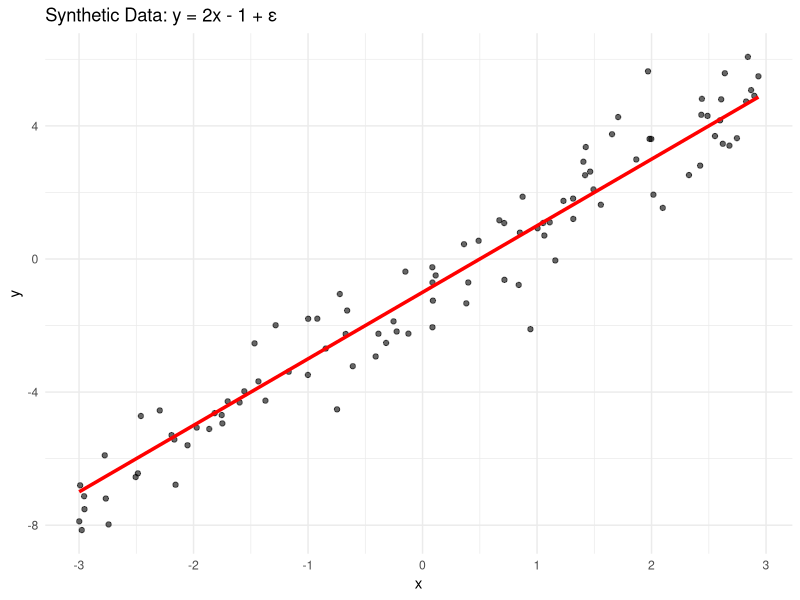
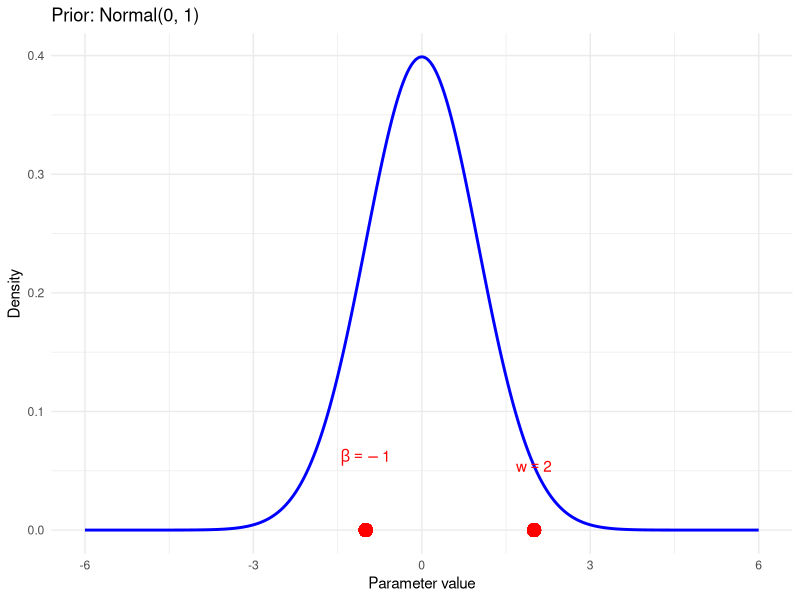
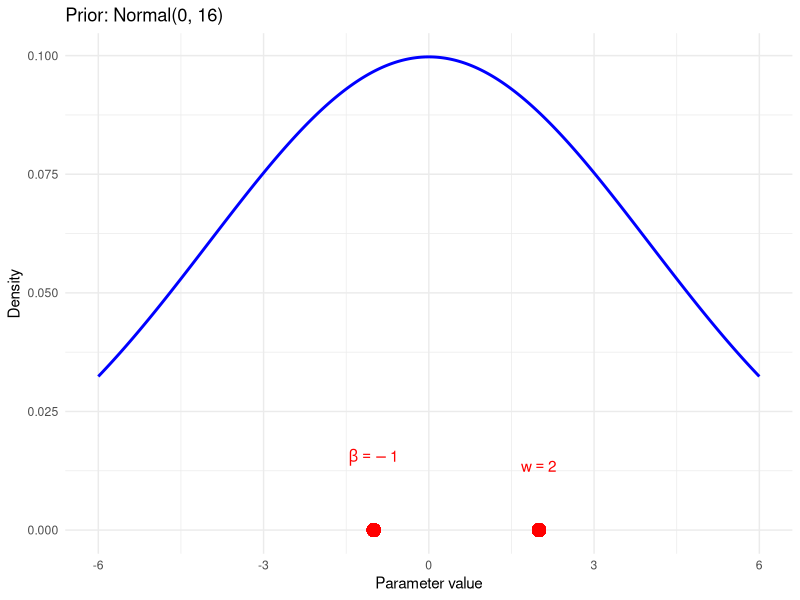
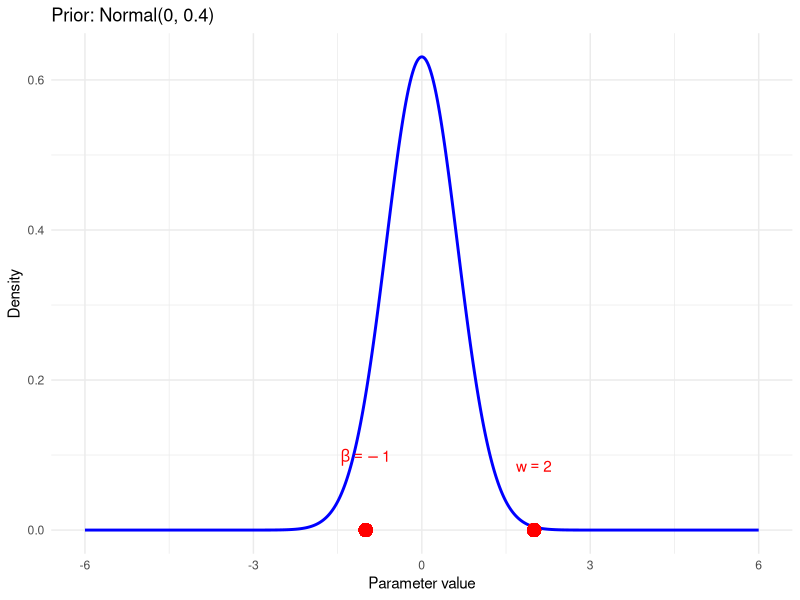
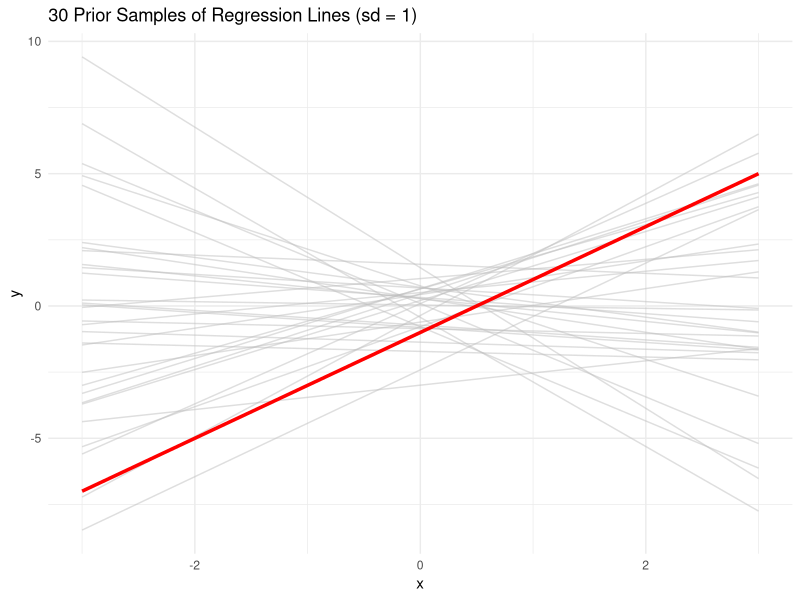
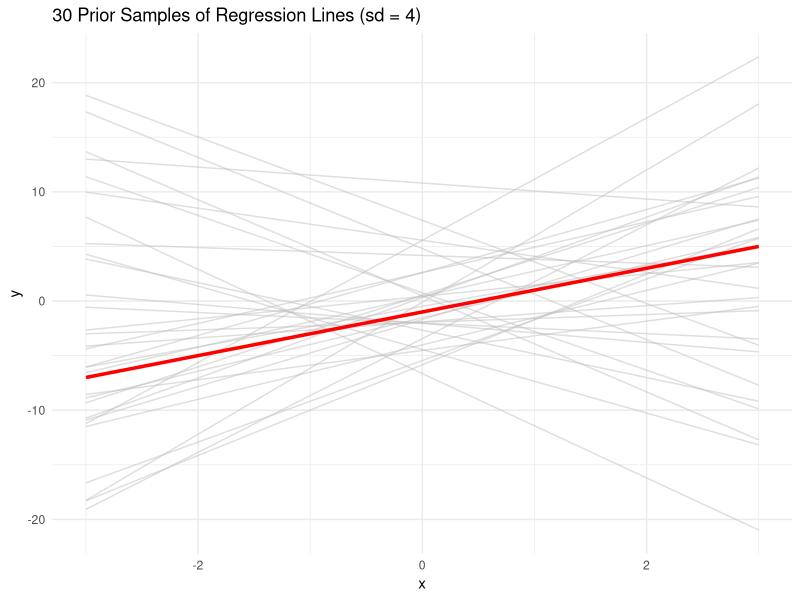
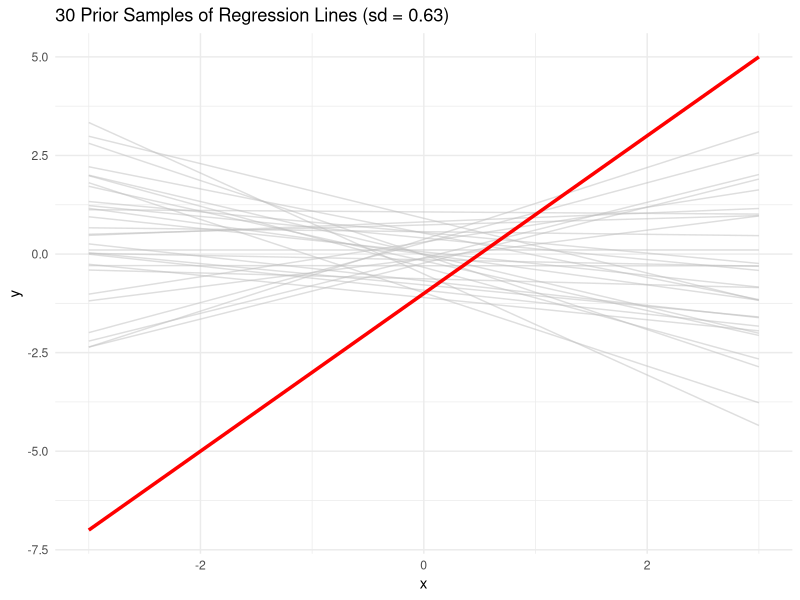
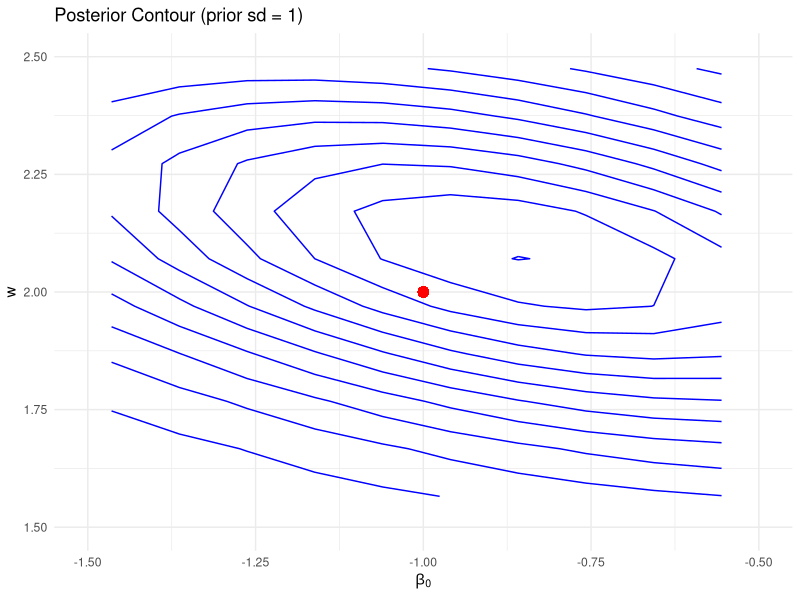

The R script that drew these images, in order:
set.seed(42)

# Generate input data
n <- 100
x <- runif(n, -3, 3)  # Uniformly spaced inputs
sigma <- 1            # Standard deviation of noise

# True function
y_mean <- 2 * x - 1

# Add noise
y <- y_mean + rnorm(n, mean = 0, sd = sigma)

# Put in a data frame
df <- data.frame(x = x, y = y, y_true = y_mean)

# Plot data and true line
library(ggplot2)
library(here)

p <- ggplot(df, aes(x = x, y = y)) +
  geom_point(alpha = 0.6, color = "black") +
  geom_line(aes(y = y_true), color = "red", size = 1.2) +
  labs(
    title = "Synthetic Data: y = 2x - 1 + ε",
    x = "x",
    y = "y"
  ) +
  theme_minimal()

ggsave(filename = "figures/ground_truth.pdf", plot = p, width = 6, height = 4, dpi = 300)

############################## Prior #########################
set.seed(42)

# Ground truth parameters
w_true <- 2
b_true <- -1

# Different prior standard deviations
prior_sds <- c(1, 4, sqrt(0.4))

# Sequence of x values for plotting Normal density
x_vals <- seq(-6, 6, length.out = 1000)

for (i in seq_along(prior_sds)) {
  sd_val <- prior_sds[i]
  
  dens_vals <- dnorm(x_vals, mean = 0, sd = sd_val)
  
  p <- ggplot(data.frame(x = x_vals, y = dens_vals), aes(x = x, y = y)) +
    geom_line(color = "blue", size = 1) +
    geom_point(aes(x = w_true, y = 0), color = "red", size = 4) +
    geom_point(aes(x = b_true, y = 0), color = "red", size = 4) +
    annotate("text", x = w_true, y = max(dens_vals)*0.1, label = expression(w == 2), color = "red", vjust = -1) +
    annotate("text", x = b_true, y = max(dens_vals)*0.1, label = expression(beta == -1), color = "red", vjust = -1) +
    labs(title = paste0("Prior: Normal(0, ", round(sd_val^2, 3), ")"),
         x = "Parameter value",
         y = "Density") +
    theme_minimal()
  
  filename <- paste0("figures/prior_1_", i, ".pdf")
  ggsave(filename = filename, plot = p, width = 6, height = 4)
}

#### Prior 2
library(ggplot2)
library(here)

set.seed(42)

# Ground truth parameters
w_true <- 2
b_true <- -1

# Number of prior samples
n_samples <- 30

# Different prior standard deviations
prior_sds <- c(1, 4, sqrt(0.4))

# Sequence of x values for plotting lines
x_seq <- seq(-3, 3, length.out = 100)

# Ground truth line data
truth_df <- data.frame(
  x = x_seq,
  y = w_true * x_seq + b_true
)

for (i in seq_along(prior_sds)) {
  sd_val <- prior_sds[i]
  
  # Sample from prior
  w_samples <- rnorm(n_samples, mean = 0, sd = sd_val)
  b_samples <- rnorm(n_samples, mean = 0, sd = sd_val)
  
  # Build data frame with all sampled lines
  lines_df <- do.call(rbind, lapply(1:n_samples, function(j) {
    data.frame(
      x = x_seq,
      y = w_samples[j] * x_seq + b_samples[j],
      sample = factor(j)
    )
  }))
  
  # Create the plot
  p <- ggplot() +
    geom_line(data = lines_df, aes(x = x, y = y, group = sample),
              alpha = 0.5, color = "gray") +
    geom_line(data = truth_df, aes(x = x, y = y), color = "red", size = 1.2) +
    labs(title = paste0("30 Prior Samples of Regression Lines (sd = ", round(sd_val, 2), ")"),
         x = "x",
         y = "y") +
    theme_minimal()
  
  # Save the plot as PDF
  filename <- paste0("figures/prior_2_", i, ".pdf")
  ggsave(filename = filename, plot = p, width = 6, height = 4)
}

############################################ Compute posterior in analytical form
set.seed(42)

library(ggplot2)
library(ellipse)
library(mvtnorm)


# Generate synthetic data
n <- 3
x <- runif(n, -3, 3)
sigma_noise <- 1   # Noise std dev

# True parameters
w_true <- 2
b_true <- -1

y_true <- w_true * x + b_true
y <- y_true + rnorm(n, 0, sigma_noise)

# Design matrix
X <- cbind(1, x)   # n x 2


prior_sds <- c(1, 2, sqrt(0.4))

for (i in seq_along(prior_sds)) {
  prior_sd <- prior_sds[i]
  sigma_prior_sq <- prior_sd^2
  
  # Prior covariance
  Sigma_prior <- diag(sigma_prior_sq, 2)
  Sigma_prior_inv <- solve(Sigma_prior)
  
  # Posterior
  Sigma_post <- solve(t(X) %*% X / sigma_noise^2 + Sigma_prior_inv)
  mu_post <- Sigma_post %*% (t(X) %*% y / sigma_noise^2)
  
  x_line <- seq(-3, 3, length.out = 100)
  
  ## --- Contour plot of the posterior ---
  beta0_seq <- seq(-5, 5, length.out = 100)
  w_seq <- seq(-5, 5, length.out = 100)
  grid <- expand.grid(beta0 = beta0_seq, w = w_seq)
  grid$dens <- dmvnorm(grid, mean = as.vector(mu_post), sigma = Sigma_post)
  
  p_contour <- ggplot(grid, aes(x = beta0, y = w, z = dens)) +
    geom_contour(color = "blue") +
    geom_point(aes(x = b_true, y = w_true), color = "red", size = 3) +
    labs(
      title = paste0("Posterior Contour (prior sd = ", round(prior_sd, 2), ")"),
      x = expression(beta[0]),
      y = expression(w)
    ) +
    xlim(-1.5, -0.5) + ylim(1.5, 2.5) +
    theme_minimal()
  
  ggsave(
    filename = sprintf("figures/posterior_contour_%d.pdf", i),
    plot = p_contour,
    width = 6,
    height = 4
  )
  
  ## --- Plot lines sampled from prior and posterior ---
  prior_samples <- rmvnorm(30, mean = c(0, 0), sigma = Sigma_prior)
  post_samples <- rmvnorm(30, mean = as.vector(mu_post), sigma = Sigma_post)
  
  df_lines <- data.frame()
  
  # Add posterior lines (purple)
  for (j in 1:nrow(post_samples)) {
    beta0 <- post_samples[j, 1]
    w <- post_samples[j, 2]
    y_line <- beta0 + w * x_line
    df_lines <- rbind(df_lines, data.frame(x = x_line, y = y_line, type = "posterior"))
  }
  
  # Add prior lines (gray)
  for (j in 1:nrow(prior_samples)) {
    beta0 <- prior_samples[j, 1]
    w <- prior_samples[j, 2]
    y_line <- beta0 + w * x_line
    df_lines <- rbind(df_lines, data.frame(x = x_line, y = y_line, type = "prior"))
  }
  
  # Add ground truth
  y_true_line <- b_true + w_true * x_line
  df_true <- data.frame(x = x_line, y = y_true_line)
  
  p_lines <- ggplot() +
    geom_line(data = df_lines[df_lines$type == "prior", ], aes(x = x, y = y), color = "black", alpha = 0.4) +
    geom_line(data = df_lines[df_lines$type == "posterior", ], aes(x = x, y = y), color = "purple", alpha = 0.8) +
    geom_line(data = df_true, aes(x = x, y = y), color = "red", size = 1.2) +
    labs(
      title = paste0("Posterior & Prior Sampled Lines (prior sd = ", round(prior_sd, 2), ")"),
      x = "x", y = "y"
    ) +
    ylim(-15, 15) +
    theme_minimal()
  
  ggsave(
    filename = sprintf("figures/posterior_lines_%d.pdf", i),
    plot = p_lines,
    width = 6,
    height = 4
  )
}
